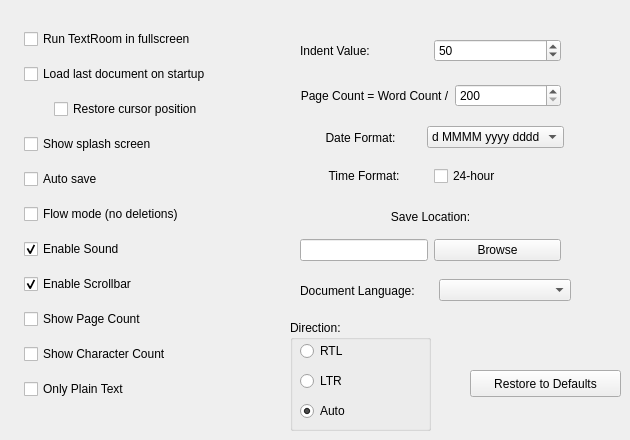
     <widget class="QWidget" name="tab_2">
      <attribute name="title">
       <string>Options</string>
      </attribute>
      <widget class="QWidget" name="layoutWidget">
       <property name="geometry">
        <rect>
         <x>20</x>
         <y>20</y>
         <width>259</width>
         <height>390</height>
        </rect>
       </property>
       <layout class="QVBoxLayout">
        <property name="spacing">
         <number>10</number>
        </property>
        <property name="margin">
         <number>4</number>
        </property>
        <item>
         <widget class="QCheckBox" name="fullScreenCheckBox">
          <property name="text">
           <string>Run TextRoom in fullscreen</string>
          </property>
         </widget>
        </item>
        <item>
         <widget class="QCheckBox" name="loadOnStartCheckBox">
          <property name="text">
           <string>Load last document on startup</string>
          </property>
         </widget>
        </item>
        <item>
         <layout class="QHBoxLayout">
          <item>
           <spacer>
            <property name="orientation">
             <enum>Qt::Horizontal</enum>
            </property>
            <property name="sizeType">
             <enum>QSizePolicy::Fixed</enum>
            </property>
            <property name="sizeHint" stdset="0">
             <size>
              <width>30</width>
              <height>20</height>
             </size>
            </property>
           </spacer>
          </item>
          <item>
           <widget class="QCheckBox" name="saveCursorCheckBox">
            <property name="whatsThis">
             <string>&lt;html&gt;&lt;head&gt;&lt;meta name=&quot;qrichtext&quot; content=&quot;1&quot; /&gt;&lt;style type=&quot;text/css&quot;&gt;
p, li { white-space: pre-wrap; }
&lt;/style&gt;&lt;/head&gt;&lt;body style=&quot; font-family:'Sans Serif'; font-size:9pt; font-weight:400; font-style:normal;&quot;&gt;
&lt;p style=&quot; margin-top:0px; margin-bottom:0px; margin-left:0px; margin-right:0px; -qt-block-indent:0; text-indent:0px;&quot;&gt;Flow Mode disables deletions from backspace, delete key and cuttings. This is done to help you focus on writing, instead of correcting minor typos. Typos and other editing can be done in a later stage.&lt;/p&gt;&lt;/body&gt;&lt;/html&gt;</string>
            </property>
            <property name="text">
             <string>Restore cursor position</string>
            </property>
           </widget>
          </item>
         </layout>
        </item>
        <item>
         <widget class="QCheckBox" name="splashScreenCheckBox">
          <property name="text">
           <string>Show splash screen</string>
          </property>
         </widget>
        </item>
        <item>
         <widget class="QCheckBox" name="autoSaveCheckBox">
          <property name="text">
           <string>Auto save</string>
          </property>
         </widget>
        </item>
        <item>
         <widget class="QCheckBox" name="flowModeCheckBox">
          <property name="whatsThis">
           <string>&lt;html&gt;&lt;head&gt;&lt;meta name=&quot;qrichtext&quot; content=&quot;1&quot; /&gt;&lt;style type=&quot;text/css&quot;&gt;
p, li { white-space: pre-wrap; }
&lt;/style&gt;&lt;/head&gt;&lt;body style=&quot; font-family:'Sans Serif'; font-size:9pt; font-weight:400; font-style:normal;&quot;&gt;
&lt;p style=&quot; margin-top:0px; margin-bottom:0px; margin-left:0px; margin-right:0px; -qt-block-indent:0; text-indent:0px;&quot;&gt;Flow Mode disables deletions from backspace, delete key and cuttings. This is done to help you focus on writing, instead of correcting minor typos. Typos and other editing can be done in a later stage.&lt;/p&gt;&lt;/body&gt;&lt;/html&gt;</string>
          </property>
          <property name="text">
           <string>Flow mode (no deletions)</string>
          </property>
         </widget>
        </item>
        <item>
         <widget class="QCheckBox" name="soundCheckBox">
          <property name="text">
           <string>Enable Sound</string>
          </property>
          <property name="checked">
           <bool>true</bool>
          </property>
         </widget>
        </item>
        <item>
         <widget class="QCheckBox" name="scrollBarCheckBox">
          <property name="text">
           <string>Enable Scrollbar</string>
          </property>
          <property name="checked">
           <bool>true</bool>
          </property>
         </widget>
        </item>
        <item>
         <widget class="QCheckBox" name="pageCountCheckBox">
          <property name="text">
           <string>Show Page Count</string>
          </property>
         </widget>
        </item>
        <item>
         <widget class="QCheckBox" name="characterCountCheckBox">
          <property name="text">
           <string>Show Character Count</string>
          </property>
         </widget>
        </item>
        <item>
         <widget class="QCheckBox" name="plaintextCheckBox">
          <property name="text">
           <string>Only Plain Text</string>
          </property>
         </widget>
        </item>
       </layout>
      </widget>
      <widget class="QWidget" name="layoutWidget_5">
       <property name="geometry">
        <rect>
         <x>300</x>
         <y>80</y>
         <width>261</width>
         <height>32</height>
        </rect>
       </property>
       <layout class="QHBoxLayout" name="_30">
        <item>
         <widget class="QLabel" name="label_22">
          <property name="text">
           <string>Page Count = Word Count /</string>
          </property>
          <property name="alignment">
           <set>Qt::AlignCenter</set>
          </property>
         </widget>
        </item>
        <item>
         <layout class="QVBoxLayout" name="_31">
          <item>
           <widget class="QSpinBox" name="pageCountSpinBox">
            <property name="minimum">
             <number>200</number>
            </property>
            <property name="maximum">
             <number>350</number>
            </property>
           </widget>
          </item>
         </layout>
        </item>
       </layout>
      </widget>
      <widget class="QWidget" name="layoutWidget_6">
       <property name="geometry">
        <rect>
         <x>300</x>
         <y>120</y>
         <width>264</width>
         <height>35</height>
        </rect>
       </property>
       <layout class="QHBoxLayout" name="_32">
        <item>
         <widget class="QLabel" name="label_23">
          <property name="text">
           <string>Date Format:</string>
          </property>
          <property name="alignment">
           <set>Qt::AlignCenter</set>
          </property>
         </widget>
        </item>
        <item>
         <layout class="QVBoxLayout" name="_33">
          <item>
           <widget class="QComboBox" name="dateComboBox">
            <item>
             <property name="text">
              <string>d MMMM yyyy dddd</string>
             </property>
            </item>
            <item>
             <property name="text">
              <string>d MMMM yyyy</string>
             </property>
            </item>
            <item>
             <property name="text">
              <string>d MMMM</string>
             </property>
            </item>
            <item>
             <property name="text">
              <string>d.M.yyyy dddd</string>
             </property>
            </item>
            <item>
             <property name="text">
              <string>d.M.yyyy</string>
             </property>
            </item>
            <item>
             <property name="text">
              <string>d.M</string>
             </property>
            </item>
            <item>
             <property name="text">
              <string>dd.MM.yyyy dddd</string>
             </property>
            </item>
            <item>
             <property name="text">
              <string>dd.MM.yyyy</string>
             </property>
            </item>
            <item>
             <property name="text">
              <string>dd.MM</string>
             </property>
            </item>
            <item>
             <property name="text">
              <string>M.d.yyyy dddd</string>
             </property>
            </item>
            <item>
             <property name="text">
              <string>M.d.yyyy</string>
             </property>
            </item>
            <item>
             <property name="text">
              <string>M.d</string>
             </property>
            </item>
           </widget>
          </item>
         </layout>
        </item>
       </layout>
      </widget>
      <widget class="QWidget" name="layoutWidget_7">
       <property name="geometry">
        <rect>
         <x>300</x>
         <y>160</y>
         <width>261</width>
         <height>32</height>
        </rect>
       </property>
       <layout class="QHBoxLayout" name="_34">
        <item>
         <layout class="QVBoxLayout" name="_35">
          <item>
           <widget class="QLabel" name="label_24">
            <property name="text">
             <string>Time Format:</string>
            </property>
            <property name="alignment">
             <set>Qt::AlignCenter</set>
            </property>
           </widget>
          </item>
         </layout>
        </item>
        <item>
         <widget class="QCheckBox" name="twentyfourCheckBox">
          <property name="text">
           <string>24-hour</string>
          </property>
         </widget>
        </item>
       </layout>
      </widget>
      <widget class="QWidget" name="horizontalLayoutWidget">
       <property name="geometry">
        <rect>
         <x>300</x>
         <y>200</y>
         <width>261</width>
         <height>61</height>
        </rect>
       </property>
       <layout class="QHBoxLayout" name="horizontalLayout">
        <item>
         <layout class="QVBoxLayout" name="verticalLayout">
          <item>
           <widget class="QLabel" name="defaultSaveLabel">
            <property name="text">
             <string>Save Location:</string>
            </property>
            <property name="alignment">
             <set>Qt::AlignCenter</set>
            </property>
           </widget>
          </item>
          <item>
           <layout class="QHBoxLayout" name="horizontalLayout_3">
            <item>
             <widget class="QLineEdit" name="defaultSaveLocationLineEdit">
              <property name="sizePolicy">
               <sizepolicy hsizetype="Minimum" vsizetype="Fixed">
                <horstretch>0</horstretch>
                <verstretch>0</verstretch>
               </sizepolicy>
              </property>
              <property name="text">
               <string/>
              </property>
             </widget>
            </item>
            <item>
             <widget class="QPushButton" name="browseButton">
              <property name="text">
               <string>Browse</string>
              </property>
             </widget>
            </item>
           </layout>
          </item>
         </layout>
        </item>
       </layout>
      </widget>
      <widget class="QPushButton" name="restorePushButton">
       <property name="geometry">
        <rect>
         <x>470</x>
         <y>370</y>
         <width>151</width>
         <height>27</height>
        </rect>
       </property>
       <property name="text">
        <string>Restore to Defaults</string>
       </property>
      </widget>
      <widget class="QWidget" name="horizontalLayoutWidget_2">
       <property name="geometry">
        <rect>
         <x>300</x>
         <y>270</y>
         <width>271</width>
         <height>41</height>
        </rect>
       </property>
       <layout class="QHBoxLayout" name="horizontalLayout_2">
        <item>
         <widget class="QLabel" name="label_13">
          <property name="text">
           <string>Document Language:</string>
          </property>
         </widget>
        </item>
        <item>
         <widget class="QComboBox" name="languageComboBox">
          <property name="minimumSize">
           <size>
            <width>120</width>
            <height>0</height>
           </size>
          </property>
         </widget>
        </item>
       </layout>
      </widget>
      <widget class="QWidget" name="horizontalLayoutWidget_3">
       <property name="geometry">
        <rect>
         <x>300</x>
         <y>30</y>
         <width>261</width>
         <height>41</height>
        </rect>
       </property>
       <layout class="QHBoxLayout" name="horizontalLayout_4">
        <item>
         <widget class="QLabel" name="label_9">
          <property name="text">
           <string>Indent Value:</string>
          </property>
         </widget>
        </item>
        <item>
         <widget class="QSpinBox" name="indentSpinBox">
          <property name="value">
           <number>50</number>
          </property>
         </widget>
        </item>
       </layout>
      </widget>
      <widget class="QGroupBox" name="groupBox">
       <property name="geometry">
        <rect>
         <x>290</x>
         <y>320</y>
         <width>141</width>
         <height>111</height>
        </rect>
       </property>
       <property name="title">
        <string>Direction:</string>
       </property>
       <widget class="QRadioButton" name="rtlRadioButton">
        <property name="geometry">
         <rect>
          <x>10</x>
          <y>20</y>
          <width>115</width>
          <height>22</height>
         </rect>
        </property>
        <property name="text">
         <string>RTL</string>
        </property>
       </widget>
       <widget class="QRadioButton" name="ltrRadioButton">
        <property name="geometry">
         <rect>
          <x>10</x>
          <y>50</y>
          <width>115</width>
          <height>22</height>
         </rect>
        </property>
        <property name="text">
         <string>LTR</string>
        </property>
       </widget>
       <widget class="QRadioButton" name="autoRadioButton">
        <property name="geometry">
         <rect>
          <x>10</x>
          <y>80</y>
          <width>115</width>
          <height>22</height>
         </rect>
        </property>
        <property name="text">
         <string>Auto</string>
        </property>
        <property name="checked">
         <bool>true</bool>
        </property>
       </widget>
      </widget>
     </widget>
